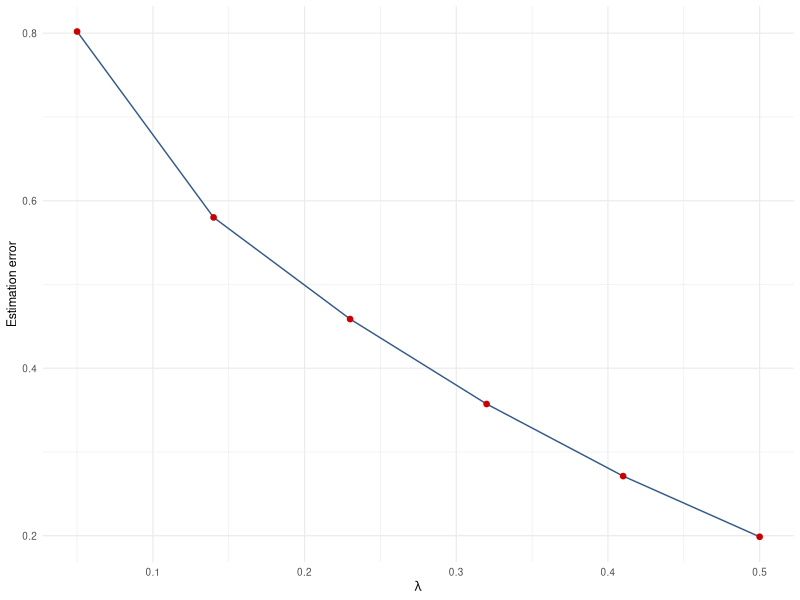

Reproduce this figure in R.
## ---- chunk 1
#| echo: false
#| label: fig-lambda
#| fig-cap: "Estimation error as a function of the sparsity penalty"
#| fig-pos: "H"
#| fig-width: 4.2
#| fig-height: 2.2
#| message: false
suppressPackageStartupMessages(library(ggplot2))
set.seed(42)
lambda <- seq(0.05, 0.5, length.out = 6)
error <- pmax(0.9 * exp(-3 * lambda) + rnorm(6, 0, 0.02), 0.05)
df <- data.frame(lambda = lambda, error = error)

ggplot(df, aes(x = lambda, y = error)) +
  geom_line(color = "#345A8A") +
  geom_point(color = "#CC0000", size = 1.6) +
  labs(x = expression(lambda), y = "Estimation error") +
  theme_minimal(base_size = 9)
## ---- chunk 2
#| echo: false
#| label: tbl-lambda
#| tbl-cap: "Estimation error and graph sparsity for a few penalty values"
df_tbl <- data.frame(
  Lambda = c(0.05, 0.2, 0.5),
  Error = c(0.79, 0.42, 0.19),
  Sparsity = c("12%", "48%", "81%")
)
knitr::kable(df_tbl)
